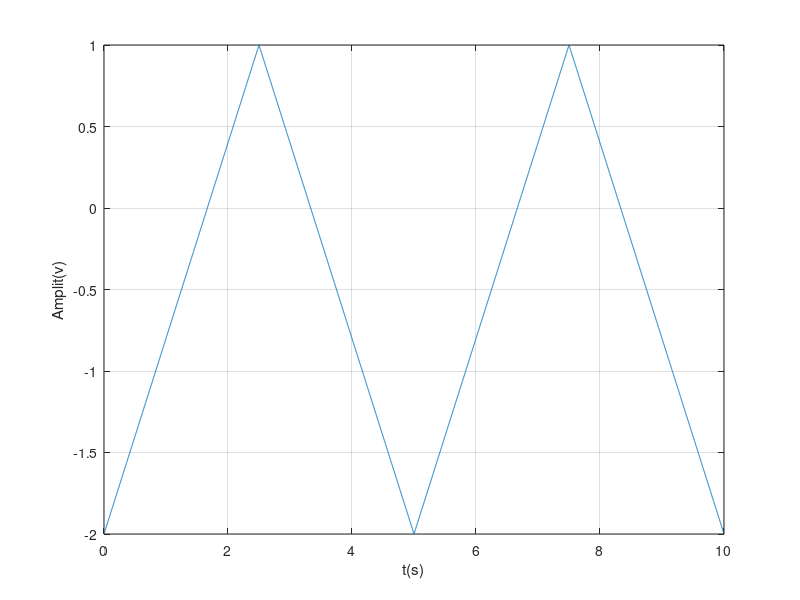

Write the MATLAB code that produced this figure.
%P2
%Nivel maxim =1 minim=-2=>A=1.5
%T=5s => F=1/T=0.2Hz
t=0:0.002:10; % de la 0 la 20; 0.002=2 ms rezolutia temporala; mai poate fi 0.02=20ms si 0.2=200ms;
%ppunem de la 0 la 20 pentru a largi imaginea
F=0.2;
s=1.5*sawtooth(t*2*pi*F,0.5)-0.5;%punem 0.5 dupa virgula (sintaxa lui sawtooth)pentru a fi simetric(duty), inmultim cu 5/6 pentru a obtine panta de 1v
%scadem 0.5 pentru ca amplitudinea sa fie cuprinsa intre -2 si 1;
%daca nu am scadea 0.5, cum amplitudinea e 1,5 , pe grafic va fi 1.5 in sus
%si -1,5 in jos; deci scadem 0.5 pentru a avea max=1 si minim=-2
plot(t,s),grid;
xlabel('t(s)');
ylabel('Amplit(v)');